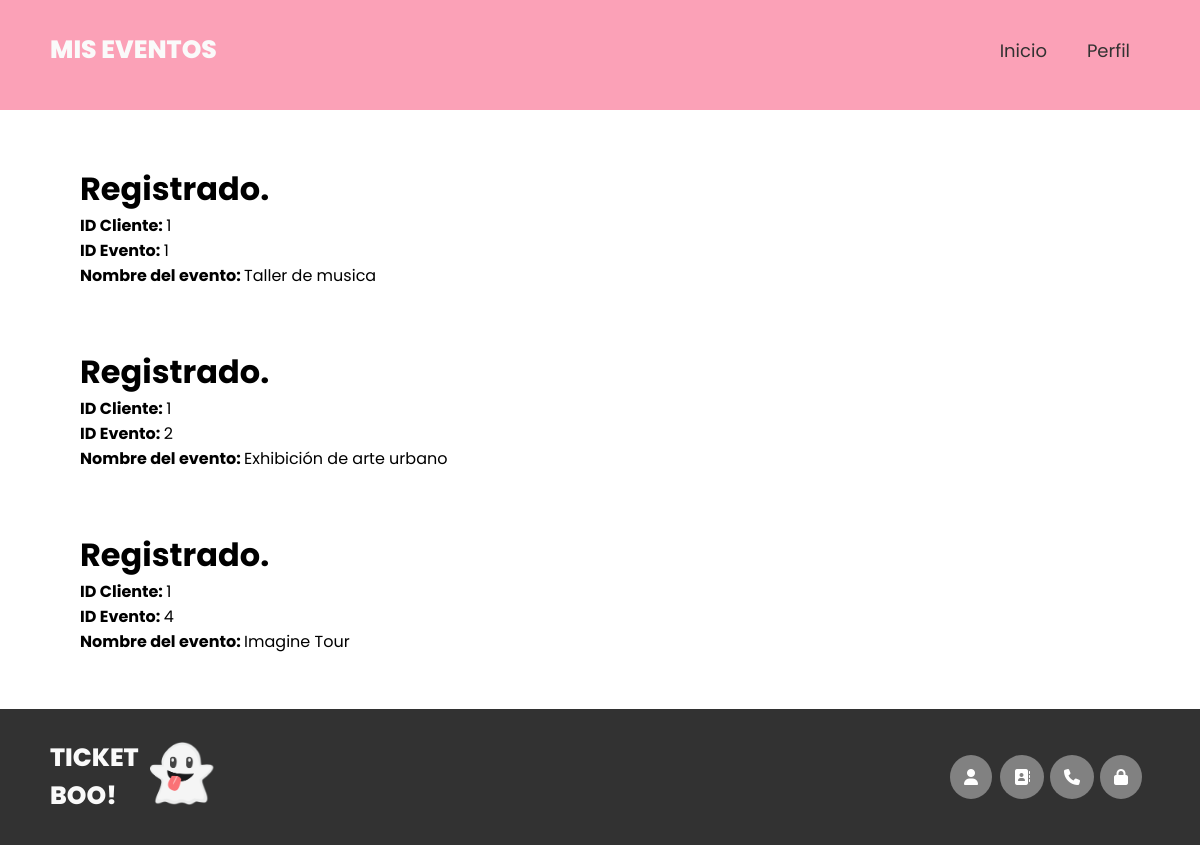
Screenshot of /ProyectoPaginaWebFinal_Copia/eventos.php (signed in) with the database file from the repository.
### tables this page shows
CREATE TABLE `registro` (
  `id_cliente` int(11) NOT NULL,
  `id_evento` int(11) NOT NULL
);

CREATE TABLE `evento` (
  `id_evento` int(11) NOT NULL,
  `nombre` varchar(50) NOT NULL,
  `fecha` date NOT NULL,
  `hora` time NOT NULL,
  `lugar` varchar(100) NOT NULL,
  `cupo` int(11) DEFAULT NULL,
  `latitud` decimal(9,6) NOT NULL,
  `longitud` decimal(9,6) NOT NULL
);

### ProyectoPaginaWebFinal_Copia/eventos.php (the view, shortened to what this page needs)
<!DOCTYPE html>
<html lang="es">
<head>
    <link rel="stylesheet" href="https://cdnjs.cloudflare.com/ajax/libs/font-awesome/6.4.0/css/all.min.css" />
    <link rel="stylesheet" href="style.css">
</head>
<body>
    <header class="header">
        <div class="menu container">
            <a href="#" class="logo">Mis Eventos</a>
            <nav class="navbar">
                <ul>
                    <li><a href="inicio.php">Inicio</a></li>
                    <li><a href="perfil.php">Perfil</a></li>
                </ul>
            </nav>
        </div>
    </header>
        <div class="header-content container">
            <?php
            include("conexion.php");
            if (isset($_SESSION['usuario'])) {
                $user = $_SESSION['usuario'];
                $consulta = "SELECT * FROM cliente WHERE usuario='" . $user . "'";
                $resultado = $conex->query($consulta);
                while ($row = $resultado->fetch_assoc()) {
                    $id_cliente = $row['id_cliente'];
                    $consulta = "SELECT * FROM registro r INNER JOIN evento e ON r.id_evento = e.id_evento
                    where id_cliente='".$id_cliente."';";
                    $resultado = mysqli_query($conex, $consulta);
                    if ($resultado) {
                        while($row = $resultado -> fetch_array()){
                            $id_cliente = $row['id_cliente'];
                            $id_evento = $row['id_evento'];
                            $name = $row['nombre'];
                    ?>
                            <div class="evento">
                                <div class="evento-txt">
                                    <h1>Registrado.</h1>
                                    <div>
                                        <p>
                                            <b>ID Cliente: </b><?php echo $id_cliente; ?><br>
                                            <b>ID Evento: </b><?php echo $id_evento; ?><br>
                                            <b>Nombre del evento: </b><?php echo $name; ?><br>
                                        </p>
                                    </div>
                                </div>
                            </div>
                    <?php
                        }
                    }
                }
            } else {
                echo "No has iniciado sesión. Por favor, inicia sesión primero.";
            }
            ?>
        </div>
    <footer class="footer">
        <div class="footer-content container">
            <div class="link">
                <a href="#" class="logo">Ticket Boo!</a>
            </div>
            <div class="link">
                <img src="images/fantasma.webp" alt="fantasma">
            </div>
            <div class="link">
                <ul>
                    <i class="fa-solid fa-user"></i>
                </ul>
            </div>
            <div class="link">
                <ul>
                    <i class="fa-solid fa-contact-book"></i>
                </ul>
            </div>
            <div class="link">
                <ul>
                    <i class="fa-solid fa-phone"></i>
                </ul>
            </div>
            <div class="link">
                <ul>
                    <i class="fa-solid fa-lock"></i>
                </ul>
            </div>
        </div>
    </footer>
</body>
</html>

### ProyectoPaginaWebFinal_Copia/style.css (style rules this page uses)
* { margin: 0; padding: 0; box-sizing: border-box; text-decoration: none; list-style: none; }
body { font-family: 'Poppins', sans-serif; }
img { max-width: 100%; }
.container { margin-top: 10px; max-width: 1100px; margin: 0 auto; }
.header { background-color: #FBA1B7; padding: 100px 0 10px 0; min-height: 10px; display: flex; align-items: center; }
.menu { position: absolute; top: 0; left: 0; right: 0; display: flex; align-items: center; justify-content: space-between; height: 100px; }
.menu .navbar ul li { position: relative; float: left; }
.menu .navbar ul li a { font-size: 18px; padding: 20px; color: #323232; display:block; }
.logo { font-size: 25px; font-weight: 800; color: #fafafa; text-transform: uppercase; }
.header-content { display: inline; padding: 80px 30px 80px 30px; }
.evento { padding: 30px 80px 30px 80px; display: flex; justify-content: space-between; }
::placeholder { color:#a0a0a0; font-size: 16px; }
.footer { padding: 30px; background-color: #323232; }
.footer-content { display: flex; align-items: center; justify-content: space-between; }
.link img { width: 8%; }
.link ul { display: flex; align-items: center; justify-content: space-between; }
.link ul > i { padding: 14px; border-radius: 50%; background-color: #818181; color: #FFFFFF; position: absolute; }

### rows the page displays
registro: id_cliente "1", id_evento.id_evento "1", id_evento.nombre "Taller de musica"
registro: id_cliente "1", id_evento.id_evento "2", id_evento.nombre "Exhibición de arte urbano"
registro: id_cliente "1", id_evento.id_evento "4", id_evento.nombre "Imagine Tour"
